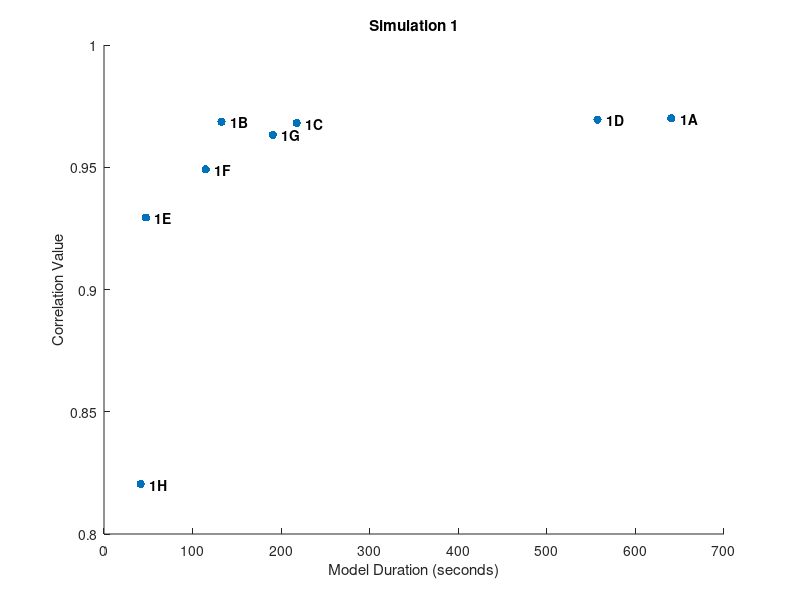
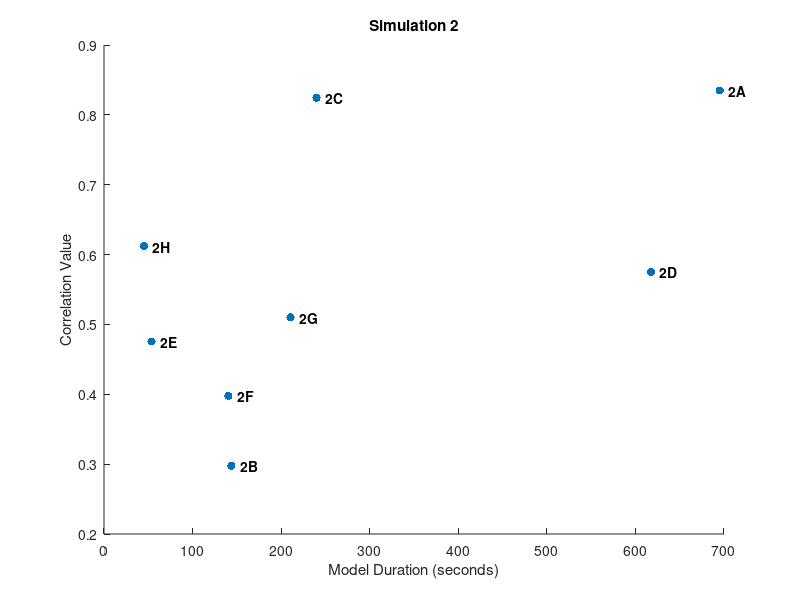

Reproduce these figures in MATLAB, in order.
figure 
% Example data
x = [640.4, 132.7, 217.6, 557.2, 47.4,114.9,190.6,41.4];
y = [0.97002, 0.96856, 0.96808, 0.96948, 0.92944,0.94910, 0.96324, 0.82043];
labels = {'1A', '1B', '1C', '1D','1E','1F','1G','1H'};
% Plot scatter plot
scatter(x, y, 'filled');
hold on;
% Set the offset for labels
label_offset = 10;
% Add labels for each point
for i = 1:length(x)
    text(x(i) + label_offset, y(i), labels{i}, 'HorizontalAlignment', 'left', 'VerticalAlignment', 'middle', 'FontWeight', 'bold');
end
% Add axis labels
xlabel('Model Duration (seconds)');
ylabel('Correlation Value');
% Add a title
title('Simulation 1');


figure
x = [695.2,143.8,239.9,617.6,53.8,140.5,210.6,45.08];
y = [0.83489,0.29763,0.82426,0.57523,0.47554,0.39766,0.51021,0.61210];
labels = {'2A', '2B', '2C', '2D','2E','2F','2G','2H'};
% Plot scatter plot
scatter(x, y, 'filled');
hold on;
% Set the offset for labels
label_offset = 10;
% Add labels for each point
for i = 1:length(x)
    text(x(i) + label_offset, y(i), labels{i}, 'HorizontalAlignment', 'left', 'VerticalAlignment', 'middle', 'FontWeight', 'bold');
end
% Add axis labels
xlabel('Model Duration (seconds)');
ylabel('Correlation Value');
% Add a title
title('Simulation 2');